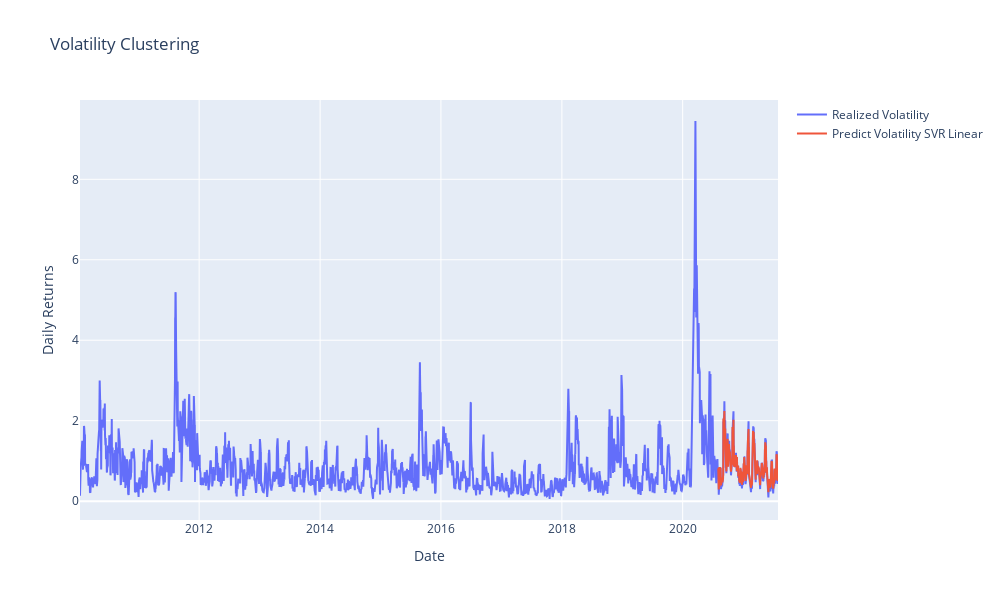

This figure's notebook cell:
### Code cell
fig = go.Figure()
fig.add_trace(go.Scatter(x=realized_vol.index, y=realized_vol['Adj Close'], mode='lines', name='Realized Volatility'))
fig.add_trace(go.Scatter(x=predict_svr_lin.index, y=predict_svr_lin[0], mode='lines', name='Predict Volatility SVR Linear'))
fig.update_layout(
    title='Volatility Clustering ',
    xaxis_title='Date',
    yaxis_title='Daily Returns',
    width=1000,
    height=600
)
fig.show()

### Figure 1 — Plotly figure (JSON) as saved in the notebook; plotly's stock layout.template omitted (floating-point values rounded to 4 significant figures; data arrays with more than 128 entries replaced by an {"elided": "..."} marker saying what was removed)
{"data": [{"mode": "lines", "name": "Realized Volatility", "type": "scatter", "x": {"elided": "2909 str values"}, "y": {"elided": "2909 float values"}}, {"mode": "lines", "name": "Predict Volatility SVR Linear", "type": "scatter", "x": {"elided": "252 str values"}, "y": {"elided": "252 float values"}}], "layout": {"height": 600, "title": {"text": "Volatility Clustering "}, "width": 1000, "xaxis": {"title": {"text": "Date"}}, "yaxis": {"title": {"text": "Daily Returns"}}}}
